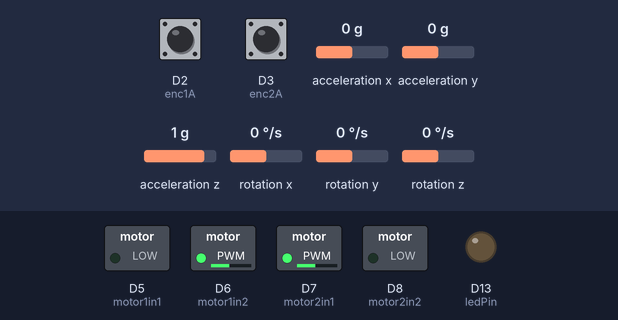
A sketch run on a simulated Arduino Nano 33 BLE. Shown: switched loads named in the sketch (green lamp = pin HIGH), output pins drawn as LEDs (lit = HIGH). The inputs (shaded band) are chosen by the test bench; at power-on: acceleration y 0 g, acceleration z 1 g, rotation x 0 °/s, D2 (enc1A) HIGH, D3 (enc2A) HIGH, acceleration x 0 g, rotation y 0 °/s, rotation z 0 °/s. Nothing arrives over Bluetooth unless stated; a phone connects over Bluetooth LE 3 s after start.

Above: at 0.98 s.
1.3 s: acceleration y set to -0.2 g
At 4.0 s:
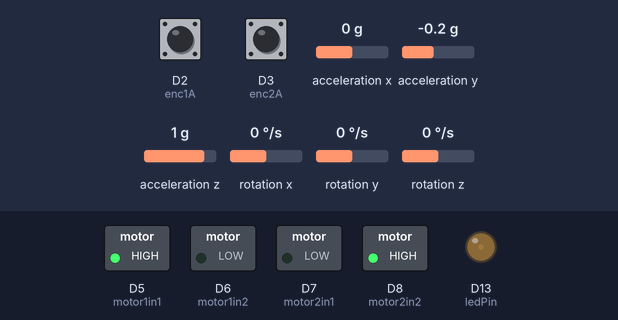
4.3 s: acceleration z set to 0.5 g
6.0 s: acceleration z set to 0.2 g
At 6.4 s:
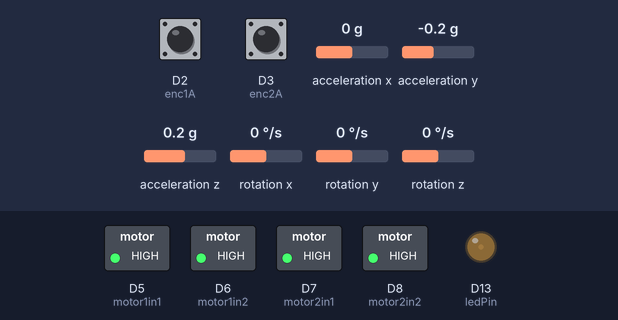
7.6 s: acceleration y set to 0.1 g
At 9.1 s:
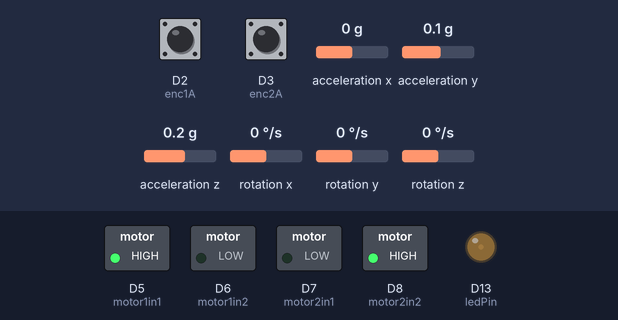
10.6 s: rotation x set to 100 °/s
13.6 s: acceleration y set to -1.4 g
At 15.1 s:
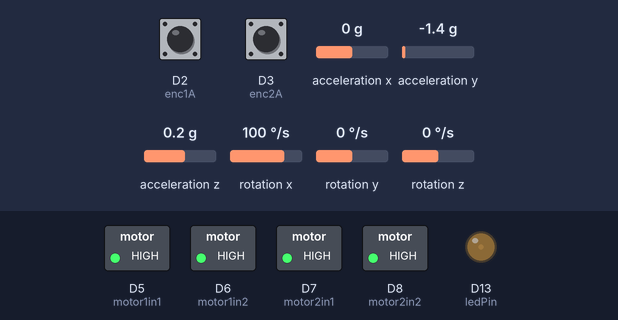
Timing chart, 0 to 16.1 s (numbered marks = the images above; inputs shaded):
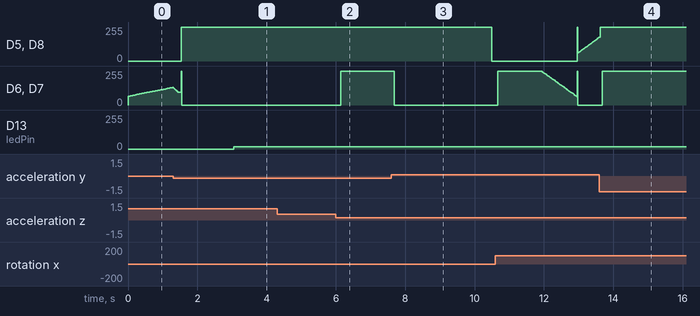

The sketch:

2_main_driver_bluetooth.ino
```cpp
#include "Arduino_BMI270_BMM150.h"
#include <ArduinoBLE.h>
#include <string.h>
#define BUFFER_SIZE 20

struct PID_t {
  float Kp;
  float Ki;
  float Kd;
  float TargetDefault;
  float OutputMax;
  float ErrorIntMax;

  float Actual;
  float Target;
  float Output;
  float Error0;
  float Error1;
  float ErrorInt;
};

// ── Pin Definitions (CHANGED FROM PART 3) ─────────────────────────
const int ledPin    = LED_BUILTIN;

const int motor1in1 = 5;   // moved off interrupt pins
const int motor1in2 = 6;
const int motor2in1 = 7;
const int motor2in2 = 8;

const int enc1A = 2;   // INT0 – must be 2 or 3 on Uno
const int enc1B = 9;
const int enc2A = 3;   // INT1 – must be 2 or 3 on Uno
const int enc2B = 10;

// ── PWM / Deadband ────────────────────────────────────────────────
int pwm1 = 0;
int pwm2 = 0;
int db1f = 60, db1r = 60; //old f is 36
int db2f = 60, db2r = 60; //old f is 35

// ── Encoder counts (volatile = modified in ISR) ───────────────────
volatile long encCount1 = 0;
volatile long encCount2 = 0;
// Per-motor state for calcRPM
long  prevCount1 = 0, prevCount2 = 0;
unsigned long prevTime1 = 0, prevTime2 = 0;

// -- Acc and gyro vars ------------------------------------------
float angleGyroX = 0;
float angleGyroPrev = 0;
float angleComp = 0;
float lastLoopTime = 0;
//float ax, ay, az;
float degreesAccY = 0;

// ── PID Struct Vars ───────────────────────────────────────────────
PID_t anglePID;
PID_t drivePID;

float avePWM = 0;
float difPWM = 0;
float aveRPM = 0;
float difRPM = 0;
float addPWM = 0;

// Define a custom BLE service and characteristic --------------------
BLEService customService("00000000-5EC4-4083-81CD-A10B8D5CF6EC");
BLECharacteristic customCharacteristic(
"00000001-5EC4-4083-81CD-A10B8D5CF6EC", BLERead | BLEWrite | BLENotify, BUFFER_SIZE, false);

// ── ISRs ──────────────────────────────────────────────────────────
void ISR_enc1() {
  int a = digitalRead(enc1A);
  int b = digitalRead(enc1B);
  encCount1 += (a == b) ? -2 : 2;
}

void ISR_enc2() {
  int a = digitalRead(enc2A);
  int b = digitalRead(enc2B);
  encCount2 += (a == b) ? 2 : -2;
}

// ── RPM Calculation ───────────────────────────────────────────────
// Separate state for each motor
float calcRPM(volatile long &encCount, long &prevCount, unsigned long &prevTime) {
  unsigned long now = millis();
  unsigned long dt = now - prevTime;
  if (dt == 0) return 0;

  noInterrupts();
  long current = encCount;
  interrupts();

  long delta = current - prevCount;
  prevCount = current;
  prevTime = now;

  float revs = (float)delta / 1920.0; //MAKE INTO CONST!
  return (revs / (float)dt) * 60000.0f;   // RPM
}

// ── Angle Calc & Control ──────────────────────────────────────────
float angle() {
  float gx, gy, gz;
  float ax, ay, az;
  float k = 0.99;

  // Only compute if BOTH are available
  if (IMU.accelerationAvailable() && IMU.gyroscopeAvailable()) {
    IMU.readAcceleration(ax, ay, az);
    IMU.readGyroscope(gx, gy, gz);

    degreesAccY = -1 * atan(ay / az) * 180 / PI + 0.25;

    float currentLoopTime = millis();
    float loopDuration = currentLoopTime - lastLoopTime;
    lastLoopTime = currentLoopTime;

    angleGyroX = angleComp + (gx-0.3) * (loopDuration / 1000.0);
    angleComp = (k * angleGyroX) + ((1 - k) * degreesAccY);
    return angleComp;
  }

  // Safe fallback — return last known good angle instead of garbage
  return angleComp;
}

float setPWMWithFlutter(int data) {
  switch(data) {
    case 1: //FORWARD
        return 8; //max rpm is 300 ish
        break;
    case 3: //BACKWARDS
        return -8;
        break;
    case 2: //LEFT
        return 3;
        break;
    case 4: //RIGHT
        return 3;
        break;
    case 5: //A OR STOP
        return 0;
        break;
    default: //STOP
        return 0; // Invalid command, do nothing
        break;
    }
    // setMotor1(pwm1);
    // setMotor2(pwm2);
    return 0; // Default target angle
}

float setDifPWMWithFlutter(int data) {
  switch(data) {
    case 1: //FORWARD
        return 0.0;
        break;
    case 3: //BACKWARDS
        return 0.0;
        break;
    case 2: //LEFT
        return 15.0;
        break;
    case 4: //RIGHT
        return -15.0;
        break;
    case 5: //A OR STOP
        return 0.0;
        break;
    default: //STOP
        return 0.0; // Invalid command, do nothing
        break;
    }
    // setMotor1(pwm1);
    // setMotor2(pwm2);
    return 0.0; // Default target angle
}


// ── H-Bridge Control ──────────────────────────────────────────────
void setMotor1(int pwm) {
  pwm = constrain(pwm, -100, 100);
  if (pwm > 0) {
    int out = (int)(((255 - db1f) * pwm / 100.0) + db1f);
    analogWrite(motor1in2, out);
    analogWrite(motor1in1, 0);
  } else if (pwm < 0) {
    int out = (int)(((255 - db1r) * (-pwm) / 100.0) + db1r);
    analogWrite(motor1in2, 0);
    analogWrite(motor1in1, out);
  } else {
    analogWrite(motor1in1, 255);
    analogWrite(motor1in2, 255);
  }
}

void setMotor2(int pwm) {
  pwm = constrain(pwm, -100, 100);
  if (pwm > 0) {
    int out = (int)(((255 - db2f) * pwm / 100.0) + db2f);
    analogWrite(motor2in1, out);
    analogWrite(motor2in2, 0);
  } else if (pwm < 0) {
    int out = (int)(((255 - db2r) * (-pwm) / 100.0) + db2r);
    analogWrite(motor2in1, 0);
    analogWrite(motor2in2, out);
  } else {
    analogWrite(motor2in1, 255);
    analogWrite(motor2in2, 255);
  }
}

// ── PID Stoff ─────────────────────────────────────────────────────
void PID_Init (PID_t &pid) {
  pid.Actual = 0;
  pid.Target = 0;
  pid.Output = 0;
  pid.Error0 = 0;
  pid.Error1 = 0;
  pid.ErrorInt = 0;
}

void updatePID(PID_t &pid){
  pid.Error1 = pid.Error0;
  pid.Error0 = pid.Target-pid.Actual;

  if (pid.Ki != 0){
		pid.ErrorInt += pid.Error0;
	} else {
		pid.ErrorInt = 0;
	}

  constrain(pid.ErrorInt, -pid.ErrorIntMax, pid.ErrorIntMax);

  pid.Output = pid.Kp * pid.Error0 + pid.Ki * pid.ErrorInt + pid.Kd * (pid.Error0 - pid.Error1);

  constrain(pid.Output, -pid.OutputMax, pid.OutputMax);
}

// ── Setup ─────────────────────────────────────────────────────────
void setup() {
  Serial.begin(9600);
  //while (!Serial);

  //--- MOTOR FLUTTER CODE BELOW-----------------------------------------
  // Initialize the built-in LED to indicate connection status
  pinMode(LED_BUILTIN, OUTPUT);

  if (!BLE.begin()) {
    //Serial.println("Starting BLE failed!");
    while (1);
  }

  // Set the device name and local name
  BLE.setLocalName("NINA");
  BLE.setDeviceName("NINA");

  // Add the characteristic to the service
  customService.addCharacteristic(customCharacteristic);

  // Add the service
  BLE.addService(customService);

  // Set an initial value for the characteristic
  customCharacteristic.writeValue("Waiting for data");

  // Start advertising the service
  BLE.advertise();

  //Serial.println("Bluetooth® device active, waiting for connections...");

  //--- NINAS LAST FIGHTING CHANCE CODE BELOW ----------------------------
  pinMode(motor1in1, OUTPUT); pinMode(motor1in2, OUTPUT);
  pinMode(motor2in1, OUTPUT); pinMode(motor2in2, OUTPUT);
  pinMode(ledPin, OUTPUT);

  pinMode(enc1A, INPUT_PULLUP);  // INPUT_PULLUP avoids floating pin noise
  pinMode(enc1B, INPUT_PULLUP);
  pinMode(enc2A, INPUT_PULLUP);
  pinMode(enc2B, INPUT_PULLUP);

  attachInterrupt(digitalPinToInterrupt(enc1A), ISR_enc1, CHANGE);
  attachInterrupt(digitalPinToInterrupt(enc2A), ISR_enc2, CHANGE);

  if (!IMU.begin()) {
   // Serial.println("Failed to initialize IMU!");
    while (1);
  }

  PID_Init(anglePID);
  // 3, 0.05, 7.5, 1.11, 100, 50
  anglePID = {
    .Kp = 3,
    .Ki = 0.08,
    .Kd = 5,
    .TargetDefault = 1.11,
    .OutputMax = 100,
    .ErrorIntMax = 50
  };

  PID_Init(drivePID);

  drivePID = {
    .Kp = 2,
    .Ki = 0,
    .Kd = 0,
    .TargetDefault = 0,
    .OutputMax = 10,
    .ErrorIntMax = 5
  };

  anglePID.Target = anglePID.TargetDefault; //setup angle PID
  drivePID.Target = drivePID.TargetDefault; //setup drive PID, this is target speed

  lastLoopTime = millis();
}

// ── Loop ──────────────────────────────────────────────────────────
void loop() {
  //float start_time = millis();
  // --- MOTOR FLUTTER CODE BELOW ------------------------------------
  BLEDevice central = BLE.central(); // Wait for a BLE central to connect

  if (central) {
    //Serial.print("Connected to central: ");
    //Serial.println(central.address());
    digitalWrite(LED_BUILTIN, HIGH); // Turn on LED to indicate connection

    int command = 0;  // ← declare here so both if and else can see it

    // Keep running while connected
    if (central.connected()) {
      // Check if the characteristic was written
      if (customCharacteristic.written()) {

        // Read the single byte directly
        const unsigned char* receivedData = customCharacteristic.value();
        int command = receivedData[0];   // grab the byte as an int

        //Serial.print("Received command: ");
        //Serial.println(command);

        customCharacteristic.writeValue("Data received");
        addPWM = setPWMWithFlutter(command);      // set target angle according to button press, and pass int, not char*
        difPWM = setDifPWMWithFlutter(command);
      }
    }

    else {
      drivePID.Target = drivePID.TargetDefault;      // set target angle according to button press, and pass int, not char*
      difPWM = 0; //setDifPWMWithFlutter(command);
    }

    digitalWrite(LED_BUILTIN, LOW); // Turn off LED when disconnected
    //Serial.println("Disconnected from central.");
  }


  // --- NINAS LAST FIGHTING CHANCE CODE BELOW ---------------------------------
  static unsigned long lastPrint = 0;
  unsigned long now = millis();

  float rpm1 = calcRPM(encCount1, prevCount1, prevTime1);
  float rpm2 = calcRPM(encCount2, prevCount2, prevTime2);
  aveRPM = (rpm1 + rpm2)/2;
  difRPM = rpm1 - rpm2;

  float tilt_angle = angle();
  //Serial.println(tilt_angle);
  float driveAngle;

  if ((tilt_angle >= -30)&&(tilt_angle <= 30)) {

    // if (drivePID.Target != 0) {
    // drivePID.Actual = aveRPM / 60; //convertinf RPM to RPS
    // updatePID(drivePID);
    // driveAngle = drivePID.Output;
    // } else {
    //   driveAngle = 0;
    // }
    //anglePID.Target = driveAngle + anglePID.TargetDefault; //set target angle according to movement
    anglePID.Actual = tilt_angle;
    updatePID(anglePID);

    avePWM = anglePID.Output;

    pwm1 = avePWM + difPWM/2 + addPWM;
    pwm2 = avePWM - difPWM/2 + addPWM;

    constrain(pwm1, -100, 100);
    constrain(pwm2, -100, 100);
  }
  else {
    pwm1 = 0;
    pwm2 = 0;
  }

  setMotor1(pwm1);
  setMotor2(pwm2);
  //Serial.println(millis() - start_time);
}
```

Measured:
- the behaviour switches between 0 and -0.1 g on acceleration y (found by bisection; images 0 and 1)
- the behaviour switches between 0.4 and 0.3 g on acceleration z (found by bisection; images 1 and 2)
- after the input at 1.3 s, D5 (motor1in1), D8 (motor2in2): 0/255 → 255/255 after 0.24 s
- after the input at 4.3 s, every drawn part: stays the same
- after the input at 6.0 s, D6 (motor1in2), D7 (motor2in1): 0/255 → 255/255 after 0.14 s
- after the input at 7.6 s, D5 (motor1in1), D8 (motor2in2): 255/255 → 0/255 after 2.9 s; D6 (motor1in2), D7 (motor2in1): 255/255 → 0/255 after 0.08 s
- after the input at 13.6 s, D6 (motor1in2), D7 (motor2in1): 0/255 → 255/255 after 0.08 s
